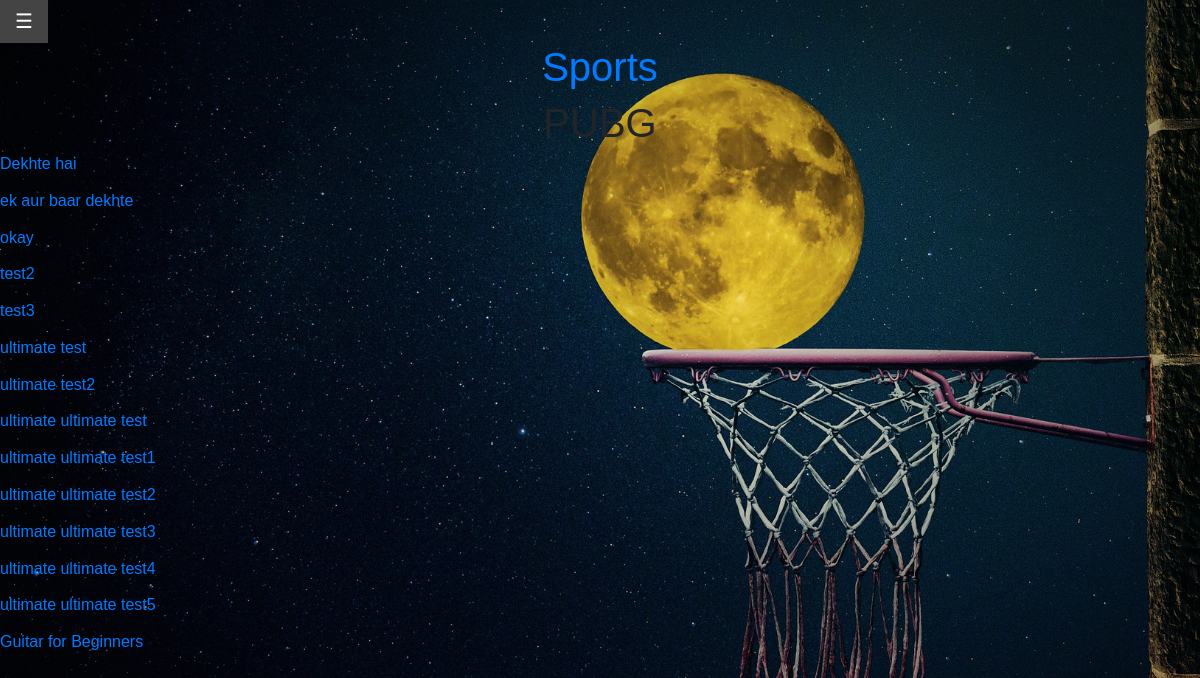
/pubg, run on the app's committed database.
### app1/models.py (models this page shows, shortened)
class Post(models.Model):
    user= models.CharField(max_length=100)
    title= models.CharField(max_length=100)
    location = models.CharField(max_length=100, default='online')
    content= models.TextField()
    category = models.CharField(max_length=30, default='others')
    url= models.SlugField(max_length=100, unique=False, blank=True, editable=False)

### app1/views.py (the view)
# urls.py: path('pubg', pubg_view, name='pubg'),
def pubg_view(request):
    display = []
    allposts= Post.objects.all()
    for post in allposts:
        if post.category=="pubg":
            display.append(post)
    context= {"allposts": display,
              }
    return render(request, 'sports/pubg.html', context)

### templates/sports/pubg.html
{% extends 'base.html' %}
{% block content%}
<h1>PUBG</h1>
{% for post in allposts %}
<a href='/posts/{{ post.url }}/'>{{ post.title }} </a>
<br><br>
{% endfor %}
{%endblock%}

### static/style.css (style rules this page uses)
html { height:100%; }
body { background: url('/static/login.jpg'); height: 100%; background-attachment: fixed; background-position: center; background-repeat: no-repeat; background-size: cover; margin: 0; padding: 0; border: 0; font-size: 100%; font: inherit; vertical-align: baseline; }
h1 { font-weight: 500; line-height: 1.2; text-align:center; }
body { font-family: 'Mukta', sans-serif; }

### data on the page
Post: title "Dekhte hai"
Post: title "ek aur baar dekhte"
Post: title "okay"
Post: title "test2"
Post: title "test3"
Post: title "ultimate test"
Post: title "ultimate test2"
Post: title "ultimate ultimate test"
Post: title "ultimate ultimate test1"
Post: title "ultimate ultimate test2"
Post: title "ultimate ultimate test3"
Post: title "ultimate ultimate test4"
Post: title "ultimate ultimate test5"
Post: title "Guitar for Beginners"
